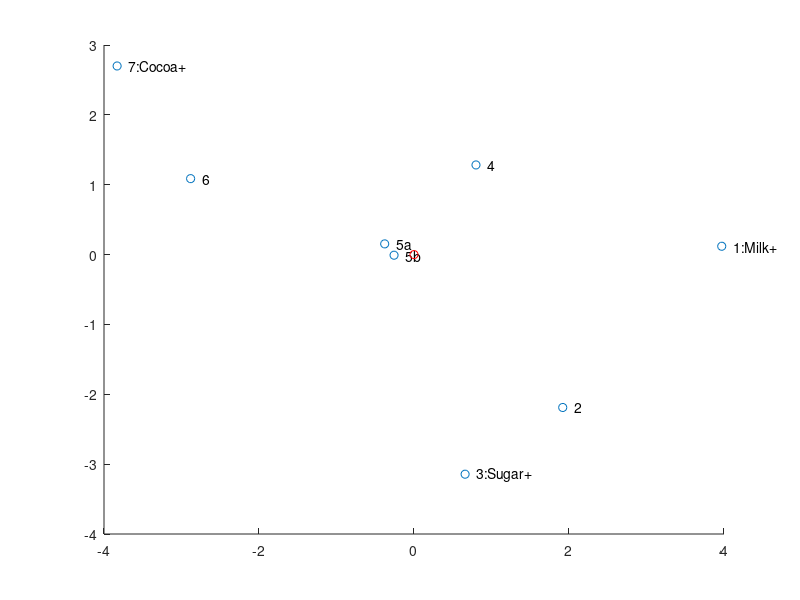
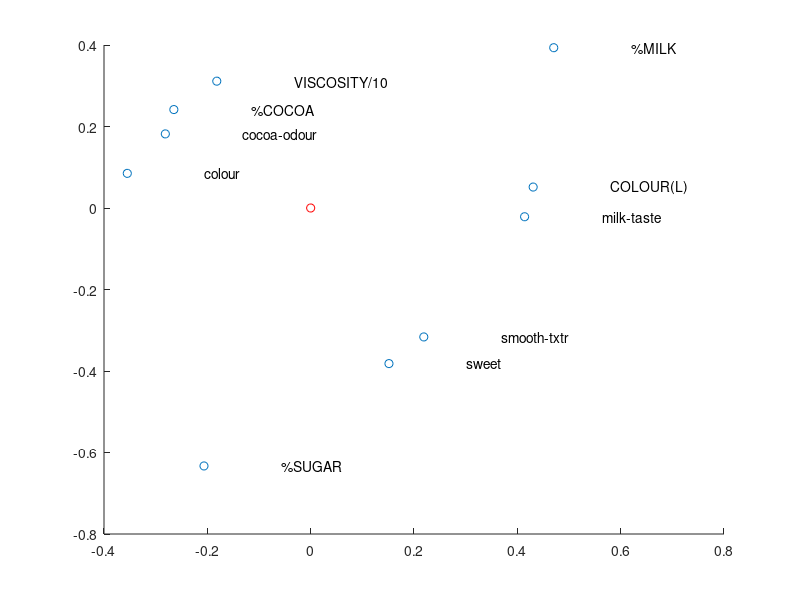
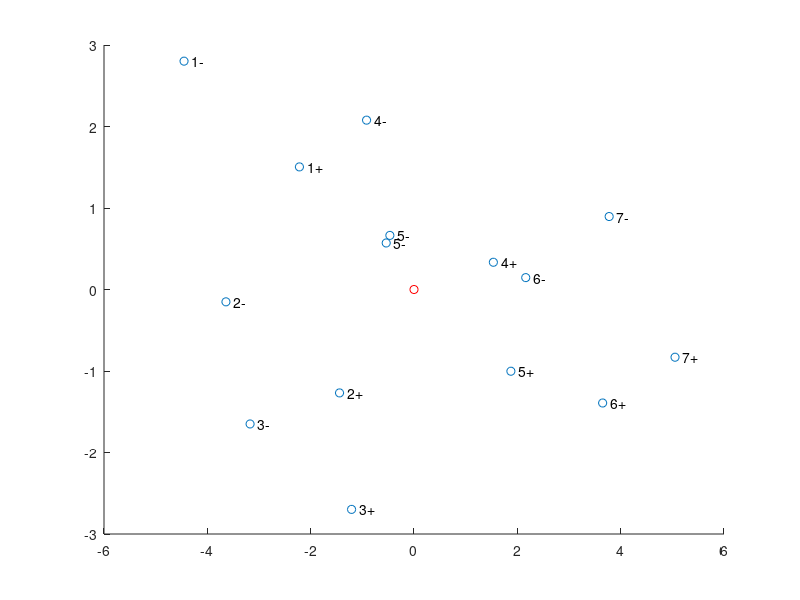
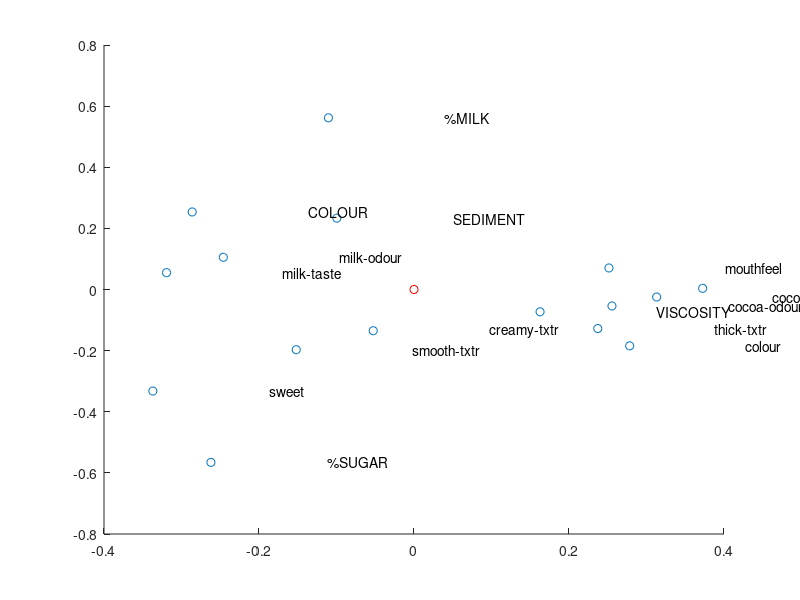

Write MATLAB code to recreate these figures, in order.
% laster inn datamatrisen
load('Arbeidskrav3.mat')

%a)
%Standardisere datamatrisen
[n,m] = size(X1);

                    
meanX = mean(X1); % Gjennomsnitt av hver kolonne
stdX = std(X1); % Standardavvik av hver kolonne

for j = 1:m
    X1(:,j) = X1(:,j) - meanX(j); % Trekker fra gjennomsnittet
    
    if( stdX(j)~= 0)
        X1(:,j) = X1(:,j)/stdX(j);
    end
end
Xnorm = X1; % Prosessert matrise


%     0.1307   -1.0232    0.8794    0.6405    0.4933   -0.3297    0.5568   -0.5559    1.0755   -0.0068
%    -0.0105    0.2717   -0.2572   -0.1820   -0.0834   -0.0887   -0.1821    0.0622   -0.3689    0.1145
%    -0.1929    0.8380   -0.6288   -0.5070   -0.4140    0.1544   -0.4652    0.2051   -0.9809    0.1825
%    -0.0185   -0.4656    0.4680    0.4391    0.5184   -0.3733    0.2231   -0.4383    0.4424    0.1357
%    -0.1269    0.1016    0.0347   -0.0557   -0.2175    0.1542   -0.0007   -0.1048   -0.0945   -0.0003
%    -0.0541    0.1872   -0.1270   -0.1371   -0.1289    0.1367   -0.1048    0.0832   -0.2131    0.0455
%    -0.0589    0.2908   -0.2322   -0.1459   -0.1644    0.3407   -0.1087    0.3206   -0.1627   -0.1949
%     0.3312   -0.2005   -0.1370   -0.0519   -0.0035    0.0057    0.0815    0.4279    0.3020   -0.2762

%b)
% Variablene inneholder forskjellige egenskaper og enheter. Vi må derfor
% preprosessere matrisen for å få variablene på samme form.

%c)

a = 2; % Antall prinsipialkomponenter

% Initialiserer loading og scoringmatrisen for forsøket uten tilsetning av
% søtningstoff

T = zeros(n,a);
P = zeros(m,a);

% NIPAL
for i = 1:a
    t_old = rand(n,1);
    p = Xnorm'*t_old;
    p = p /norm(p);
    t = Xnorm*p;
    while(norm(t-t_old)<0.00001)
        p = Xnorm'*t;
        p = p/norm(p);
        t_old = t;
        t = Xnorm*p;
    end
    T(:,i) = t;
    P(:,i) = p;
    Xnorm = Xnorm - t*p';
end

% Plotter scorematrisen T
figure('Name','Scorematrisen før tilsetning av søtningstoff','NumberTitle','off');
scatter(T(:,1),T(:,2))
text(T(:,1)+0.15,T(:,2),objNames1)
hold on
plot(0,0, 'or') % Tegner origo

%d) Smakspanelet heller mot cocoasmaken hver kjøring. De er en gjeng med
%   biased sjokoladefanboys.

%e)
% Regner ut forklart variasjon
fprintf('Forklart variasjon med %d prinsipialkomponenter er %4.2f',a,trace(T'*T)/trace(X1'*X1)*100)

%f)
% Plotter loadingmatrisen P
figure('Name','Loadingmatrisen før tilsetning av søtningstoff','NumberTitle','off');
scatter(P(:,1),P(:,2))
text(P(:,1)+0.15,P(:,2),varNames1)
hold on
plot(0,0, 'or') % Tegner origo

% Ser ut som smakene sukker,kakao og melk stemmer godt overens med testpanelet fra
% scoringmatrisen.

%g)

%Standardisere datamatrisen
[n2,m2] = size(X2);
                    
meanX2 = mean(X2); % Gjennomsnitt av hver kolonne
stdX2 = std(X2); % Standardavvik av hver kolonne

for j = 1:m2
    X2(:,j) = X2(:,j) - meanX2(j); % Trekker fra gjennomsnittet
    
    if( stdX2(j)~= 0)
        X2(:,j) = X2(:,j)/stdX2(j);
    end
end

Xnorm2 = X2; % Prosessert matrise

% Initialiserer loading og scoringmatrisen for forsøket med tilsetning av
% søtningstoff

T2 = zeros(n2,a);
P2 = zeros(m2,a);

% NIPAL
for i = 1:a
    t_old = rand(n2,1);
    p = Xnorm2'*t_old;
    p = p /norm(p);
    t = Xnorm2*p;
    while(norm(t-t_old)<0.00001)
        p = Xnorm2'*t;
        p = p/norm(p);
        t_old = t;
        t = Xnorm2*p;
    end
    T2(:,i) = t;
    P2(:,i) = p;
    Xnorm2 = Xnorm2 - t*p';
end

% Plotter scorematrisen T2
figure('Name','Scorematrisen etter tilsetning av søtningstoff','NumberTitle','off');
scatter(T2(:,1),T2(:,2))
text(T2(:,1)+0.15,T2(:,2),objNames2)
hold on
plot(0,0, 'or') % Tegner origo

% Plotter loadingmatrisen P2
figure('Name','Loadingmatrisen etter tilsetning av søtningstoff','NumberTitle','off');
scatter(P2(:,1),P2(:,2))
text(P2(:,1)+0.15,P2(:,2),varNames2)
hold on
plot(0,0, 'or') % Tegner origo

% Ser ut som du kan skille målingene på hver side av origo etter
% gjennomkjøring. Litt forskjellig hvor skillet går etter hver skjøring.
% Konklusjon av hele oppgaven : Mennesker elsker ting som smaker søtt.
